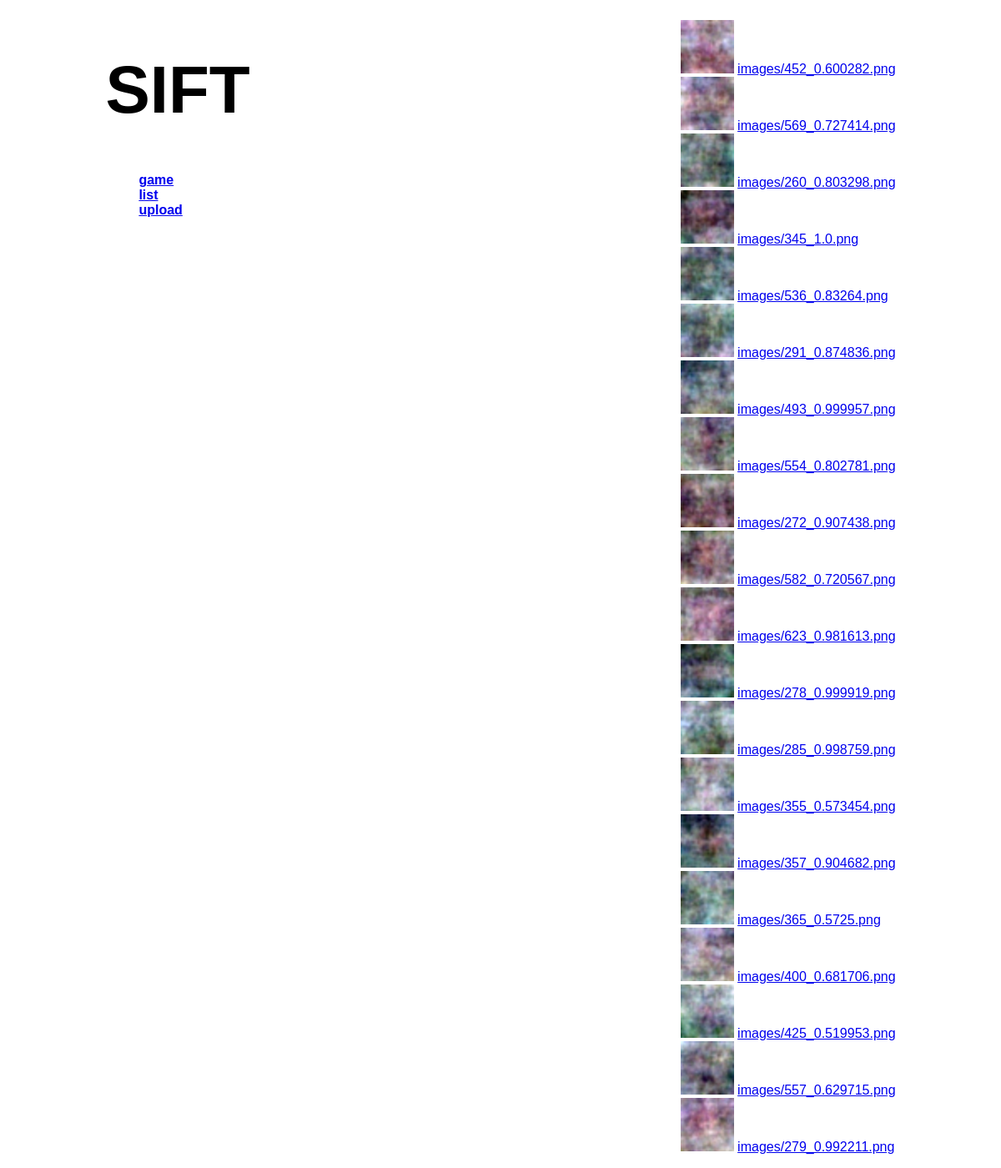
The app's page /, older data.
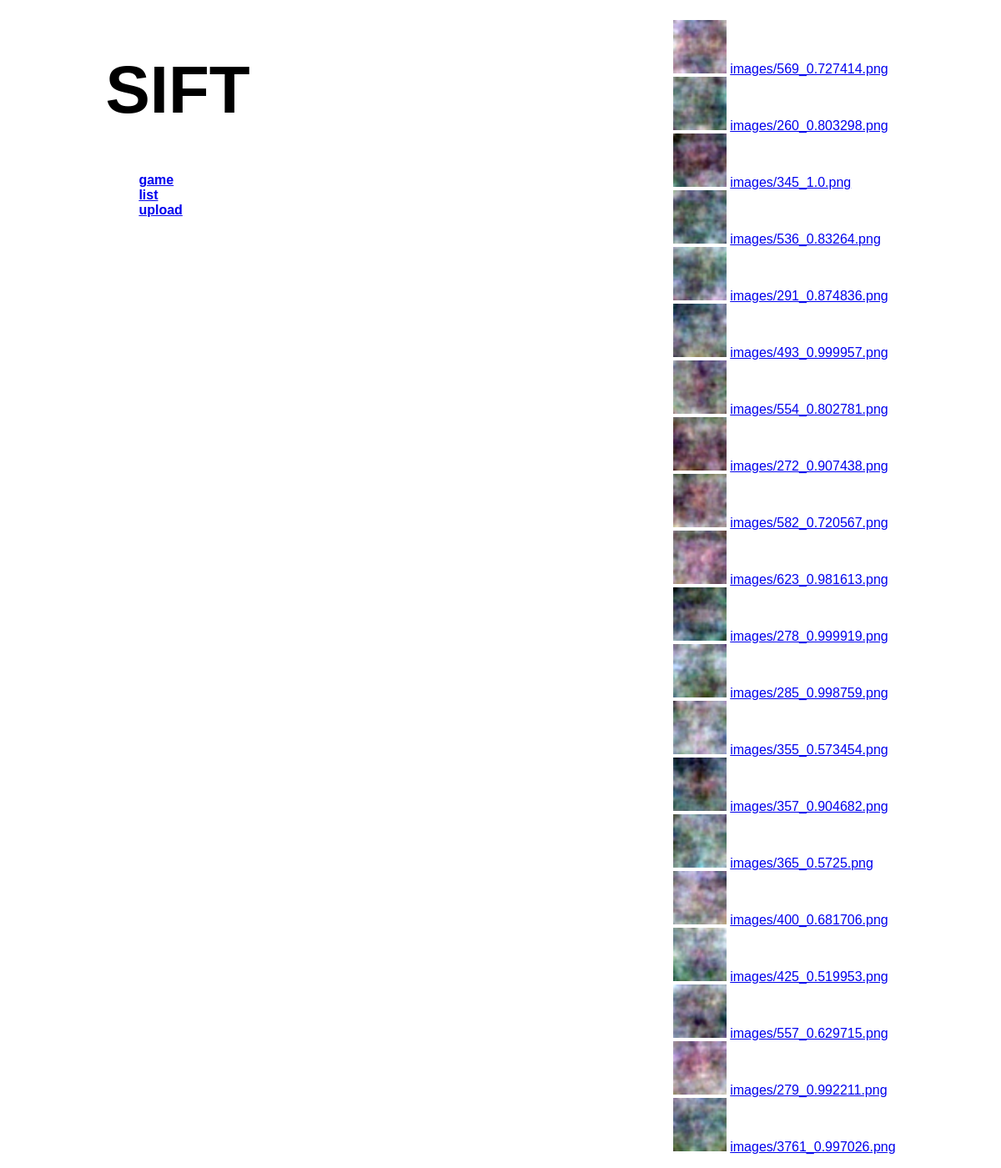
The same page, newer data.
### labeller/models.py (models this page shows, shortened)
class Image(models.Model):
    filename = models.FileField("file path", upload_to='images')
    source = models.CharField("image source: web, sift generator func, camera",
                              max_length=512, default=None, null=True)
    correct_label = models.IntegerField("Correct label; 0=simulated, 1=image")
    sift_label = models.IntegerField("SIFT-generated label; 0=sim, 1=image",
                                     null=True)
    probability = models.FloatField("sift-generated probability that is image",
                                    null=True)
    net = models.CharField("neural network that id'd image", max_length=512,
                           null=True)
    description = models.CharField("Labels generated by google vision API",
                                   max_length=512, default=None, null=True)
    tweeted = models.BooleanField("Image was tweeted?", default=False)
    uploaded_by = models.ForeignKey(User, default=None, null=True)
    google_raw_data = jsonfield.JSONField('google cloud vision API - JSON',
                                          null=True)
    date = models.DateTimeField(auto_now_add=True)

### labeller/views.py (the view)
# urls.py: url(r'^$|index|list', views.list_view, name='list'),
def list_view(request):
    imgs = Image.objects.all()
    last_chunk = imgs.count() - 20
    if last_chunk > 0:
        imgs = imgs[last_chunk:]
    return render(request, 'list_view.html', {'images': imgs})

### labeller/templates/list_view.html
{% extends 'base.html' %}
{% block content %}
{% if images %}
<ul>
    {% for image in images %}
    <li>
	{% load static %}
	<img src="{{image.filename.url }}" alt="image load failed" height="64px" width="64px"/>
	{% load static %}
	<a href="{% url 'labeller:results' image.id %}">
	    {{ image.filename }}
	</a>
    </li>
    {% endfor %}
</ul>
{% endif %}
{% endblock %}

### labeller/templates/base.html (shortened to what this page needs)
<link rel="stylesheet" href="/media/css/main.css"/>
<div style="padding-left:10%; padding-right:10%">
    <div class="container" style="float:left; top: 5%; postition: fixed;">
	<div>
	    <h1>
		SIFT
	    </h1>
	</div>
	<h4>
	    <ul style="text-align: left;">
		<li><a href="{% url 'labeller:label' %}">game</a></li>
		<li><a href="{% url 'labeller:list' %}">list</a></li>
		<li><a href="{% url 'labeller:upload' %}">upload</a></li>
	    </ul>
	</h4>
    </div>
    <div class="container" style="float: right">
	{% block content %}
	{% endblock %}
    </div>
</div>

### media/css/main.css (style rules this page uses)
h1 { font-size: 80px; }
ul { list-style-type: none; }

Row changes from the older to the newer data that the page shows:
no longer on this page (row unchanged): Image: filename (picture), filename "images/452_0.600282.png"
added Image: filename (picture), filename "images/3761_0.997026.png"
